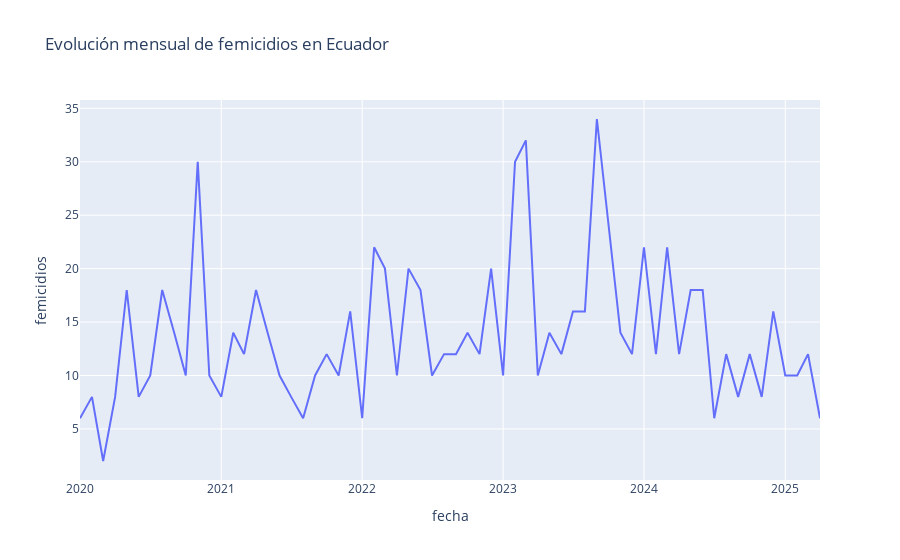

Here is the notebook cell this chart was saved with:
### Markdown cell above
### 📊 Evolución mensual de femicidios

### Code cell
fig = px.line(femicidios_long.groupby('fecha')['femicidios'].sum().reset_index(),
              x='fecha', y='femicidios', title='Evolución mensual de femicidios en Ecuador')
fig.show()

### Figure 1 — Plotly figure (JSON) as saved in the notebook; plotly's stock layout.template omitted (floating-point values rounded to 4 significant figures)
{"data": [{"hovertemplate": "fecha=%{x}<br>femicidios=%{y}<extra></extra>", "legendgroup": "", "line": {"color": "#636efa", "dash": "solid"}, "marker": {"symbol": "circle"}, "mode": "lines", "name": "", "orientation": "v", "showlegend": false, "type": "scatter", "x": ["2020-01-01", "2020-02-01", "2020-03-01", "2020-04-01", "2020-05-01", "2020-06-01", "2020-07-01", "2020-08-01", "2020-09-01", "2020-10-01", "2020-11-01", "2020-12-01", "2021-01-01", "2021-02-01", "2021-03-01", "2021-04-01", "2021-05-01", "2021-06-01", "2021-07-01", "2021-08-01", "2021-09-01", "2021-10-01", "2021-11-01", "2021-12-01", "2022-01-01", "2022-02-01", "2022-03-01", "2022-04-01", "2022-05-01", "2022-06-01", "2022-07-01", "2022-08-01", "2022-09-01", "2022-10-01", "2022-11-01", "2022-12-01", "2023-01-01", "2023-02-01", "2023-03-01", "2023-04-01", "2023-05-01", "2023-06-01", "2023-07-01", "2023-08-01", "2023-09-01", "2023-10-01", "2023-11-01", "2023-12-01", "2024-01-01", "2024-02-01", "2024-03-01", "2024-04-01", "2024-05-01", "2024-06-01", "2024-07-01", "2024-08-01", "2024-09-01", "2024-10-01", "2024-11-01", "2024-12-01", "2025-01-01", "2025-02-01", "2025-03-01", "2025-04-01"], "xaxis": "x", "y": [6, 8, 2, 8, 18, 8, 10, 18, 14, 10, 30, 10, 8, 14, 12, 18, 14, 10, 8, 6, 10, 12, 10, 16, 6, 22, 20, 10, 20, 18, 10, 12, 12, 14, 12, 20, 10, 30, 32, 10, 14, 12, 16, 16, 34, 24, 14, 12, 22, 12, 22, 12, 18, 18, 6, 12, 8, 12, 8, 16, 10, 10, 12, 6], "yaxis": "y"}], "layout": {"legend": {"tracegroupgap": 0}, "title": {"text": "Evolución mensual de femicidios en Ecuador"}, "xaxis": {"anchor": "y", "domain": [0, 1], "title": {"text": "fecha"}}, "yaxis": {"anchor": "x", "domain": [0, 1], "title": {"text": "femicidios"}}}}
